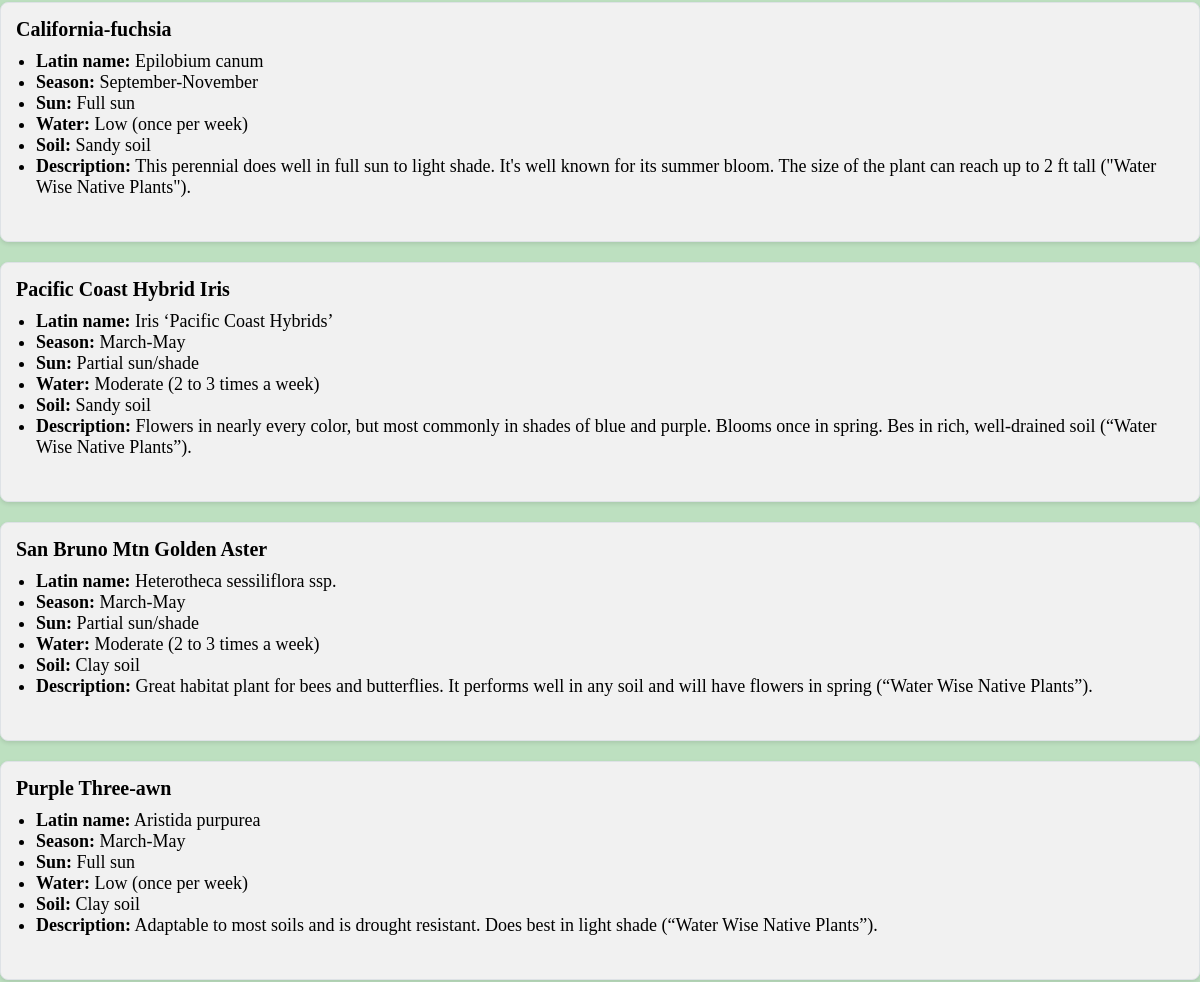
Before: /plant_info_base/ (middle part) with the older database file.
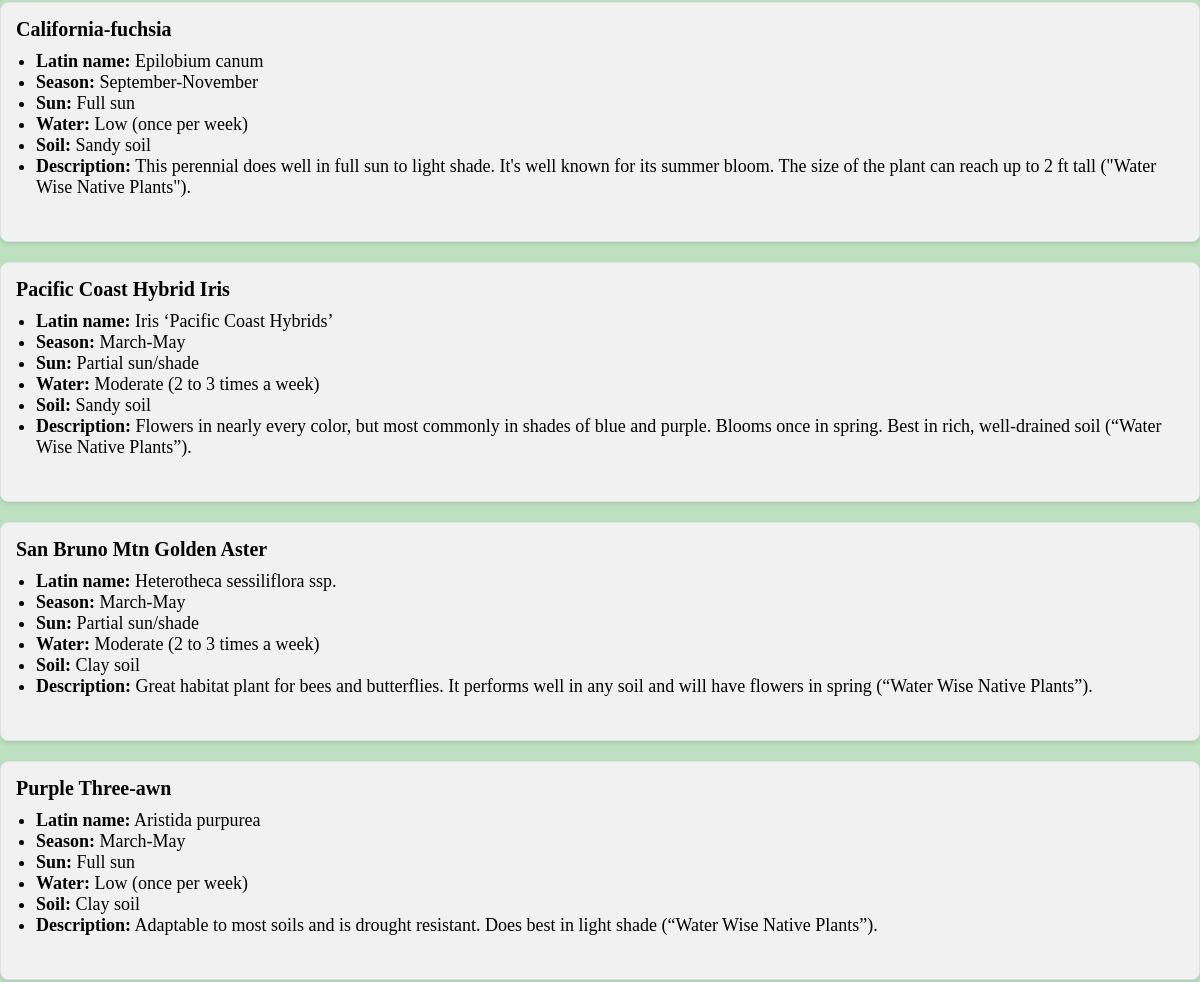
After: the same page with the newer database file.
### newApp/models.py (models this page shows)
class Plant(models.Model):
    name = models.CharField('Plant name', max_length=200)
    latin_name = models.CharField('Latin name', max_length=200)
    season = models.CharField(max_length=120)
    sun = models.CharField(max_length=120, blank=True)
    water = models.CharField(max_length=120)
    soil = models.CharField(max_length=120)
    description = models.TextField(blank=True)
    def __str__(self):
        return self.name

### newApp/views.py (the view)
# urls.py: path('plant_info_base/', views.plant_info_base, name='plant_info_base'),
def plant_info_base(request):
    fruit_list = Fruit.objects.all()
    veg_list = Vegetable.objects.all()
    plant_list = Plant.objects.all()
    return render(request, 'newApp/plant_info_base.html', {'fruit_list': fruit_list, 'veg_list': veg_list, 'plant_list': plant_list})

### newApp/models.py (called while the page is built)
    def __str__(self):
        return self.name

    def __str__(self):
        return self.name

### newApp/templates/newApp/plant_info_base.html (shortened to what this page needs)
<!DOCTYPE html>
<html lang="en">
<head>
</head>
<body>
<div class="containter">
<br>
{% for plant in plant_list %}
    <div class="card">
        <div class="card-body">
            <b style="font-size: 20px;">{{plant}}</b>
            <ul>
                <li><strong>Latin name:</strong> {{plant.latin_name}}</li>
                <li><strong>Season:</strong> {{plant.season}}</li>
                <li><strong>Sun:</strong> {{plant.sun}}</li>
                <li><strong>Water:</strong> {{plant.water}}</li>
                <li><strong>Soil:</strong> {{plant.soil}}</li>
                <li><strong>Description:</strong> {{plant.description}}</li>
            </ul>
            <br>
        </div>
    </div>
{% endfor %}
</div>
</body>
</html>

Changed rows visible on the page:
changed Plant "Pacific Coast Hybrid Iris": description "…Blooms once in spring. Bes in rich, well-drained soil…" → "…Blooms once in spring. Best in rich, well-drained soil…"
